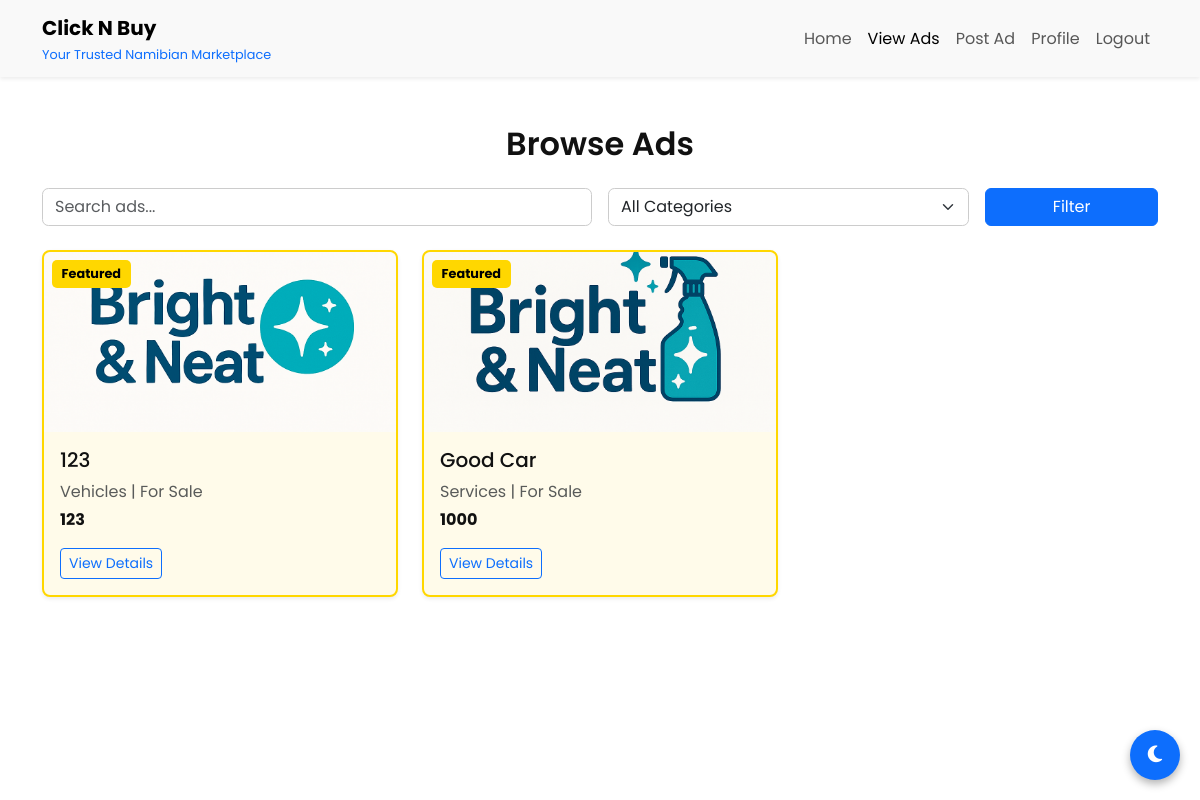
The page /ads on the database its author committed.
### models.py (models this page shows, shortened)
class Ad(db.Model):
    id = db.Column(db.Integer, primary_key=True)
    title = db.Column(db.String(100), nullable=False)
    description = db.Column(db.Text, nullable=False)
    price = db.Column(db.String(50), nullable=False)
    post_type = db.Column(db.String(20), nullable=False, default='For Sale')
    category = db.Column(db.String(50), nullable=False)
    subcategory = db.Column(db.String(50), nullable=True)
    contact = db.Column(db.String(100), nullable=False)
    location = db.Column(db.String(100), nullable=True)
    user_id = db.Column(db.Integer, db.ForeignKey('user.id'), nullable=False)
    is_sold = db.Column(db.Boolean, default=False)
    is_paid = db.Column(db.Boolean, default=False)  # For future paid/boosted ad features
    is_featured = db.Column(db.Boolean, default=False)
    feature_expiry = db.Column(db.DateTime, nullable=True)
    created_at = db.Column(db.DateTime, default=datetime.utcnow)
    images = db.relationship('Image', backref='ad', lazy=True, cascade="all, delete-orphan")

class Image(db.Model):
    id = db.Column(db.Integer, primary_key=True)
    filename = db.Column(db.String(100), nullable=False)
    ad_id = db.Column(db.Integer, db.ForeignKey('ad.id'), nullable=False)
    created_at = db.Column(db.DateTime, default=datetime.utcnow)

### app.py (the view)
@app.route('/ads')
def show_ads():
    query = request.args.get('q', '').strip().lower()
    selected_category = request.args.get('category', '')
    ads = Ad.query
    if query:
        ads = ads.filter(
            (Ad.title.ilike(f"%{query}%")) |
            (Ad.description.ilike(f"%{query}%"))
        )
    if selected_category:
        ads = ads.filter_by(category=selected_category)
    ads = ads.order_by(Ad.is_featured.desc(), Ad.created_at.desc())
    return render_template('ads.html', ads=ads.all(), categories=categories)

### templates/ads.html (shortened to what this page needs)
<!DOCTYPE html>
<html lang="en" data-theme="light">
<head>
  <link
    href="https://cdn.jsdelivr.net/npm/bootstrap@5.3.3/dist/css/bootstrap.min.css"
    rel="stylesheet"
  />
  <link
    rel="stylesheet"
    href="https://cdnjs.cloudflare.com/ajax/libs/font-awesome/6.5.0/css/all.min.css"
  />
</head>
<body>
  <nav class="navbar navbar-expand-lg navbar-light shadow-sm">
    <div class="container">
      <a class="navbar-brand fw-bold" href="{{ url_for('home') }}">Click N Buy</a>
      <div
        class="collapse navbar-collapse justify-content-end"
        id="navbarNav"
      >
        <ul class="navbar-nav">
          <li class="nav-item">
            <a class="nav-link" href="{{ url_for('home') }}">Home</a>
          </li>
          <li class="nav-item">
            <a class="nav-link active" href="{{ url_for('show_ads') }}"
              >View Ads</a
            >
          </li>
          <li class="nav-item">
            <a class="nav-link" href="{{ url_for('post_ad') }}">Post Ad</a>
          </li>
          <li class="nav-item">
            <a class="nav-link" href="{{ url_for('profile') }}">Profile</a>
          </li>
          <li class="nav-item">
            <a class="nav-link" href="{{ url_for('logout') }}">Logout</a>
          </li>
        </ul>
      </div>
    </div>
  </nav>
  <div class="container my-5">
    <h2 class="text-center">Browse Ads</h2>
    <form
      class="row g-3 mb-4"
      method="get"
      action="{{ url_for('show_ads') }}"
    >
      <div class="col-md-6">
        <input
          type="text"
          class="form-control"
          name="q"
          placeholder="Search ads..."
          value="{{ request.args.get('q', '') }}"
        />
      </div>
      <div class="col-md-4">
        <select class="form-select" name="category">
          <option value="">All Categories</option>
        </select>
      </div>
      <div class="col-md-2 d-grid">
        <button type="submit" class="btn btn-primary">Filter</button>
      </div>
    </form>
    <div class="row">
      {% if ads %}
      {% for ad in ads %}
      <div class="col-md-6 col-lg-4 mb-4">
        <div
          class="card ad-card shadow-sm position-relative
          {% if ad.is_featured %}featured{% endif %}"
        >
          {% if ad.is_featured %}
          <span class="featured-badge">Featured</span>
          {% endif %}
          {% if ad.images %}
          <img
            src="{{ url_for('static', filename='uploads/' + ad.images[0].filename) }}"
            class="card-img-top ad-image"
            alt="{{ ad.title }}"
          />
          {% else %}
          <img
            src="{{ url_for('static', filename='default.jpg') }}"
            class="card-img-top ad-image"
            alt="{{ ad.title }}"
          />
          {% endif %}
          <div class="card-body">
            <h5 class="card-title">{{ ad.title }}</h5>
            <p class="card-text text-muted mb-1">
              {{ ad.category }} | {{ ad.post_type }}
            </p>
            <p class="card-text fw-bold">{{ ad.price }}</p>
            <a
              href="{{ url_for('ad_detail', ad_id=ad.id) }}"
              class="btn btn-outline-primary btn-sm"
              >View Details</a
            >
          </div>
        </div>
      </div>
      {% endfor %}
      {% else %}
      <p class="text-center">No ads found.</p>
      {% endif %}
    </div>
  </div>
  <button class="dark-toggle" id="toggleTheme" title="Toggle dark mode">
    <i class="fas fa-moon"></i>
  </button>
</body>
</html>

### templates/ads.html (style rules this page uses)
:root { --bg: #ffffff; --text: #111; --card: #f9f9f9; --primary: #0d6efd; --primary-hover: #084cd9; --shadow: rgba(0, 0, 0, 0.1); --featured-bg: #fffbea; --featured-border: gold; --featured-shadow: rgba(218, 165, 32, 0.4); }
body { background: var(--bg); color: var(--text); font-family: 'Poppins', sans-serif; scroll-behavior: smooth; min-height: 100vh; }
.navbar, .card { background: var(--card); color: var(--text); }
.navbar-brand { position: relative; }
.navbar-brand::after { content: 'Your Trusted Namibian Marketplace'; display: block; font-size: 0.8rem; font-weight: 400; color: var(--primary); margin-top: 2px; }
.ad-card { transition: transform 0.3s ease, box-shadow 0.3s ease; border-radius: 0.5rem; box-shadow: 0 2px 6px var(--shadow); background: var(--card); position: relative; cursor: pointer; }
.ad-card.featured { border: 2px solid var(--featured-border); background-color: var(--featured-bg); box-shadow: 0 0 15px var(--featured-shadow); }
.featured-badge { position: absolute; top: 0.5rem; left: 0.5rem; background: var(--featured-border); color: black; padding: 0.3rem 0.6rem; font-weight: bold; font-size: 0.8rem; border-radius: 5px; z-index: 10; user-select: none; }
.ad-image { height: 180px; object-fit: cover; border-radius: 0.5rem 0.5rem 0 0; width: 100%; }
h2 { font-weight: 600; margin-bottom: 1.5rem; }
.form-control, .form-select { border-radius: 0.4rem; border: 1px solid #ccc; transition: border-color 0.3s ease; }
.btn-primary { background-color: var(--primary); border-color: var(--primary); transition: background-color 0.3s ease, border-color 0.3s ease; }
.dark-toggle { position: fixed; bottom: 20px; right: 20px; z-index: 999; background: var(--primary); color: white; border: none; border-radius: 50%; width: 50px; height: 50px; display: flex; align-items: center; justify-content: center; font-size: 1.2rem; box-shadow: 0 4px 8px rgba(0, 0, 0, 0.3); cursor: pointer; transition: background-color 0.3s ease; }

### rows shown on the page
Ad: is_featured "Featured", filename (picture), title "123", category "Vehicles", post_type "For Sale", price "123"
Ad: is_featured "Featured", filename (picture), title "Good Car", category "Services", post_type "For Sale", price "1000"
